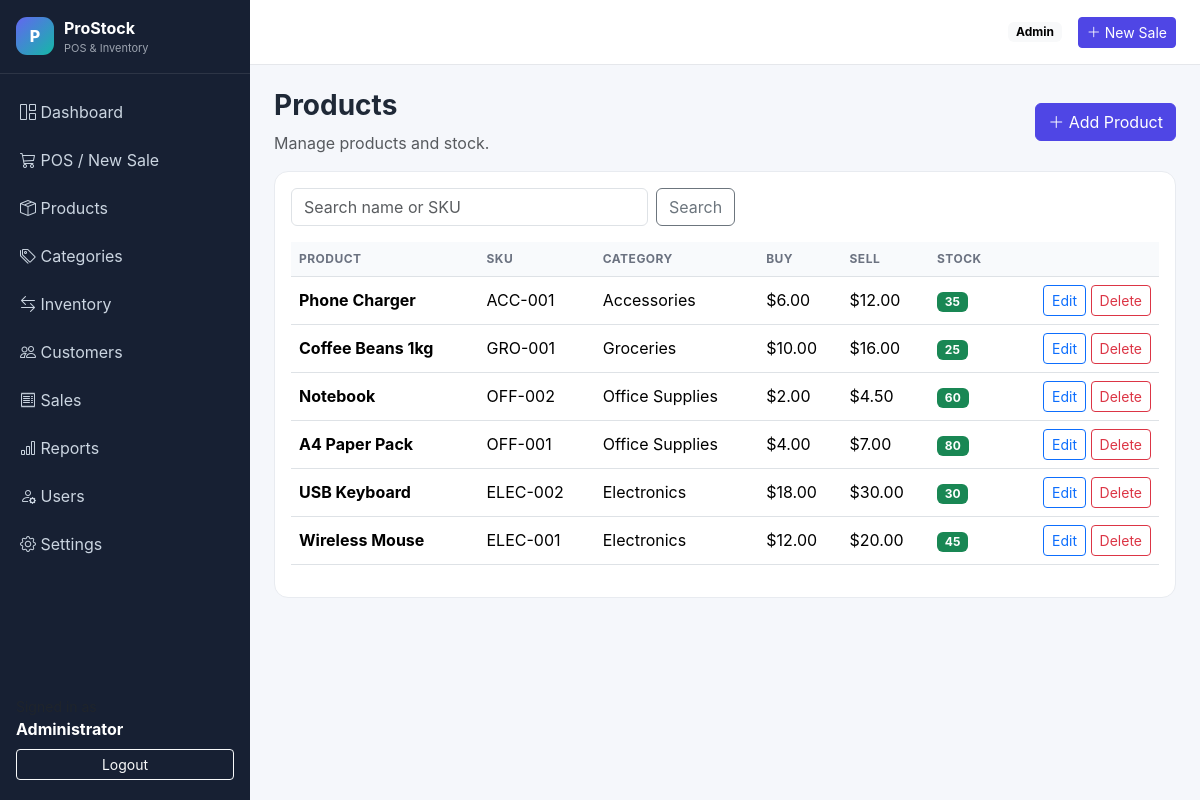
/products/index.php (signed in), run on the app's committed database.
### tables this page shows
CREATE TABLE products(
 id INT AUTO_INCREMENT PRIMARY KEY,name VARCHAR(180) NOT NULL,sku VARCHAR(80) NOT NULL UNIQUE,category_id INT NULL,
 purchase_price DECIMAL(12,2) NOT NULL DEFAULT 0,selling_price DECIMAL(12,2) NOT NULL DEFAULT 0,
 stock_qty INT NOT NULL DEFAULT 0,low_stock_level INT NOT NULL DEFAULT 5,description TEXT,
 created_at TIMESTAMP DEFAULT CURRENT_TIMESTAMP,updated_at TIMESTAMP DEFAULT CURRENT_TIMESTAMP ON UPDATE CURRENT_TIMESTAMP,
 FOREIGN KEY(category_id) REFERENCES categories(id) ON DELETE SET NULL
);

CREATE TABLE categories(id INT AUTO_INCREMENT PRIMARY KEY,name VARCHAR(100) NOT NULL UNIQUE,created_at TIMESTAMP DEFAULT CURRENT_TIMESTAMP);

### config/auth.php (called while the page is built, shortened)
<?php
function base_url($path = '') {
    $base = '/ProStock_POS/';
    return $base . ltrim($path, '/');
}
function e($v) { return htmlspecialchars((string)$v, ENT_QUOTES, 'UTF-8'); }
function money($v) { return number_format((float)$v, 2); }

### products/index.php (the view)
<?php
require_once __DIR__.'/../config/database.php'; require_once __DIR__.'/../config/auth.php';
$page_title='Products'; $q=trim($_GET['q']??'');
$sql="SELECT p.*,c.name category FROM products p LEFT JOIN categories c ON c.id=p.category_id WHERE p.name LIKE ? OR p.sku LIKE ? ORDER BY p.id DESC";
$st=$pdo->prepare($sql);$st->execute(["%$q%","%$q%"]);$rows=$st->fetchAll();
require __DIR__.'/../partials/header.php'; ?>
<div class="d-flex justify-content-between align-items-center mb-3"><div><h3 class="fw-bold">Products</h3><p class="text-muted mb-0">Manage products and stock.</p></div><a class="btn btn-primary" href="form.php"><i class="bi bi-plus-lg"></i> Add Product</a></div>
<div class="card"><div class="card-body"><form class="row g-2 mb-3"><div class="col-md-5"><input class="form-control" name="q" value="<?=e($q)?>" placeholder="Search name or SKU"></div><div class="col-auto"><button class="btn btn-outline-secondary">Search</button></div></form>
<div class="table-responsive"><table class="table align-middle"><thead><tr><th>Product</th><th>SKU</th><th>Category</th><th>Buy</th><th>Sell</th><th>Stock</th><th></th></tr></thead><tbody>
<?php foreach($rows as $r): ?><tr class="<?=($r['stock_qty']<=$r['low_stock_level']?'low-stock':'')?>"><td><strong><?=e($r['name'])?></strong></td><td><?=e($r['sku'])?></td><td><?=e($r['category']??'-')?></td><td>$<?=money($r['purchase_price'])?></td><td>$<?=money($r['selling_price'])?></td><td><span class="badge <?=$r['stock_qty']<=0?'text-bg-danger':($r['stock_qty']<=$r['low_stock_level']?'text-bg-warning':'text-bg-success')?>"><?=$r['stock_qty']?></span></td><td class="text-end"><a class="btn btn-sm btn-outline-primary" href="form.php?id=<?=$r['id']?>">Edit</a> <a class="btn btn-sm btn-outline-danger" onclick="return confirmDelete()" href="delete.php?id=<?=$r['id']?>">Delete</a></td></tr><?php endforeach; ?>
</tbody></table></div></div></div>
<?php require __DIR__.'/../partials/footer.php'; ?>

### partials/header.php (shortened to what this page needs)
<?php require_once __DIR__.'/../config/auth.php'; require_login(); ?>
<!doctype html><html lang="en"><head><meta charset="utf-8"><meta name="viewport" content="width=device-width,initial-scale=1">
<link href="https://cdn.jsdelivr.net/npm/bootstrap@5.3.3/dist/css/bootstrap.min.css" rel="stylesheet">
<link href="https://cdn.jsdelivr.net/npm/bootstrap-icons@1.11.3/font/bootstrap-icons.min.css" rel="stylesheet">
<link href="<?=base_url('assets/css/style.css')?>" rel="stylesheet"></head><body>
<div class="app-shell"><aside class="sidebar"><div class="brand px-3 py-3"><div class="brand-mark">P</div><div><strong>ProStock</strong><small>POS & Inventory</small></div></div>
<nav class="nav flex-column px-2 gap-1">
<a href="<?=base_url('dashboard.php')?>" class="nav-link"><i class="bi bi-grid-1x2"></i> Dashboard</a>
<a href="<?=base_url('sales/pos.php')?>" class="nav-link"><i class="bi bi-cart3"></i> POS / New Sale</a>
<a href="<?=base_url('products/index.php')?>" class="nav-link"><i class="bi bi-box-seam"></i> Products</a>
<a href="<?=base_url('categories/index.php')?>" class="nav-link"><i class="bi bi-tags"></i> Categories</a>
<a href="<?=base_url('inventory/index.php')?>" class="nav-link"><i class="bi bi-arrow-left-right"></i> Inventory</a>
<a href="<?=base_url('customers/index.php')?>" class="nav-link"><i class="bi bi-people"></i> Customers</a>
<a href="<?=base_url('sales/index.php')?>" class="nav-link"><i class="bi bi-receipt"></i> Sales</a>
<a href="<?=base_url('reports/index.php')?>" class="nav-link"><i class="bi bi-bar-chart"></i> Reports</a>
<?php if(($_SESSION['user']['role']??'')==='admin'): ?><a href="<?=base_url('users/index.php')?>" class="nav-link"><i class="bi bi-person-gear"></i> Users</a><?php endif; ?>
<a href="<?=base_url('settings/index.php')?>" class="nav-link"><i class="bi bi-gear"></i> Settings</a>
</nav><div class="sidebar-bottom px-3"><div class="small text-muted">Signed in as</div><strong><?=e($_SESSION['user']['name'])?></strong><div class="mt-2"><a class="btn btn-sm btn-outline-light w-100" href="<?=base_url('auth/logout.php')?>">Logout</a></div></div>
</aside><main class="main-content"><header class="topbar"><button class="btn btn-light d-lg-none" id="menuBtn"><i class="bi bi-list"></i></button><div class="ms-auto d-flex align-items-center gap-3"><span class="badge text-bg-light"><?=e(ucfirst($_SESSION['user']['role']))?></span><a href="<?=base_url('sales/pos.php')?>" class="btn btn-primary btn-sm"><i class="bi bi-plus-lg"></i> New Sale</a></div></header><div class="container-fluid p-4"><?php show_flash(); ?>

### partials/footer.php (shortened to what this page needs)
</div></main></div>
<script src="<?=base_url('assets/js/app.js')?>"></script></body></html>

### assets/css/style.css (style rules this page uses)
:root { --sidebar:#172033;--primary:#4f46e5;--bg:#f5f7fb }
body { background:var(--bg);font-family:Inter,system-ui,-apple-system,Segoe UI,sans-serif;color:#1f2937 }
.app-shell { min-height:100vh }
.sidebar { position:fixed;left:0;top:0;bottom:0;width:250px;background:var(--sidebar);color:#fff;z-index:1040;display:flex;flex-direction:column }
.brand { display:flex;gap:10px;align-items:center;border-bottom:1px solid #ffffff18 }
.brand small { display:block;color:#9ca3af;font-size:11px }
.brand-mark { width:38px;height:38px;border-radius:11px;background:linear-gradient(135deg,#6366f1,#14b8a6);display:grid;place-items:center;font-weight:800;color:#fff }
.sidebar .nav { margin-top:16px }
.sidebar .nav-link { color:#cbd5e1;border-radius:10px;padding:10px 12px }
.sidebar .nav-link i { width:25px }
.sidebar-bottom { margin-top:auto;padding-bottom:20px }
.main-content { margin-left:250px;min-height:100vh }
.topbar { height:65px;background:#fff;border-bottom:1px solid #e5e7eb;display:flex;align-items:center;padding:0 24px;position:sticky;top:0;z-index:1000 }
.card { border:1px solid #e8ebf0;border-radius:14px }
.table thead th { font-size:12px;text-transform:uppercase;letter-spacing:.04em;color:#6b7280;background:#f8fafc }
.btn-primary { background:var(--primary);border-color:var(--primary) }

### data on the page
products: name "Phone Charger", sku "ACC-001", category.name "Accessories", purchase_price "6.00", selling_price "12.00", stock_qty "35"
products: name "Coffee Beans 1kg", sku "GRO-001", category.name "Groceries", purchase_price "10.00", selling_price "16.00", stock_qty "25"
products: name "Notebook", sku "OFF-002", category.name "Office Supplies", purchase_price "2.00", selling_price "4.50", stock_qty "60"
products: name "A4 Paper Pack", sku "OFF-001", category.name "Office Supplies", purchase_price "4.00", selling_price "7.00", stock_qty "80"
products: name "USB Keyboard", sku "ELEC-002", category.name "Electronics", purchase_price "18.00", selling_price "30.00", stock_qty "30"
products: name "Wireless Mouse", sku "ELEC-001", category.name "Electronics", purchase_price "12.00", selling_price "20.00", stock_qty "45"

### other printed values
$_SESSION['user']['name'] "Administrator"
$_SESSION['user']['role'] "Admin"
